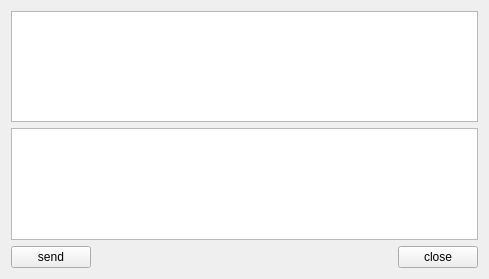
<?xml version="1.0" encoding="UTF-8"?>
<ui version="4.0">
 <class>ServerWidget</class>
 <widget class="QWidget" name="ServerWidget">
  <property name="geometry">
   <rect>
    <x>0</x>
    <y>0</y>
    <width>489</width>
    <height>279</height>
   </rect>
  </property>
  <property name="windowTitle">
   <string>ServerWidget</string>
  </property>
  <layout class="QGridLayout" name="gridLayout">
   <item row="0" column="0" colspan="3">
    <widget class="QTextEdit" name="textEditRead">
     <property name="readOnly">
      <bool>true</bool>
     </property>
    </widget>
   </item>
   <item row="1" column="0" colspan="3">
    <widget class="QTextEdit" name="textEditWrite"/>
   </item>
   <item row="2" column="0">
    <widget class="QPushButton" name="buttonSend">
     <property name="text">
      <string>send</string>
     </property>
    </widget>
   </item>
   <item row="2" column="1">
    <spacer name="horizontalSpacer">
     <property name="orientation">
      <enum>Qt::Horizontal</enum>
     </property>
     <property name="sizeHint" stdset="0">
      <size>
       <width>306</width>
       <height>20</height>
      </size>
     </property>
    </spacer>
   </item>
   <item row="2" column="2">
    <widget class="QPushButton" name="buttonClose">
     <property name="text">
      <string>close</string>
     </property>
    </widget>
   </item>
  </layout>
 </widget>
 <resources/>
 <connections/>
</ui>
